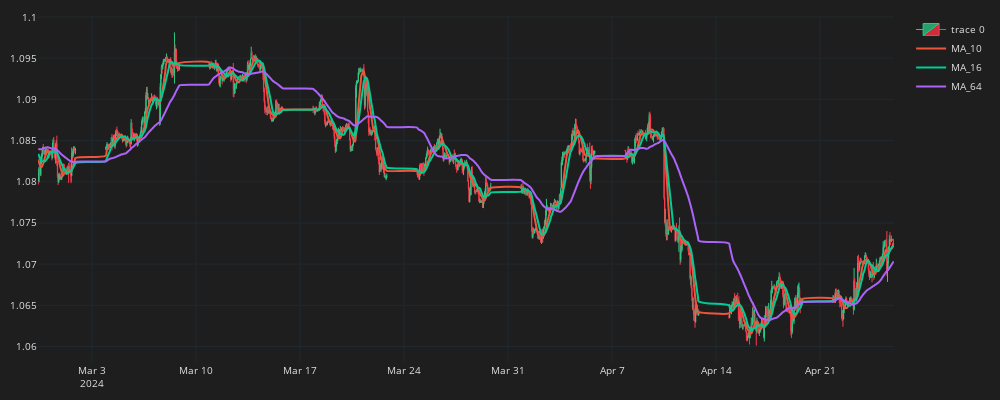

Notebook cell for this chart:
### Code cell
fig = go.Figure()
fig.add_trace(go.Candlestick(
    x=df_plot.time, open=df_plot.mid_o, high=df_plot.mid_h, low=df_plot.mid_l, close=df_plot.mid_c,
    line=dict(width=1), opacity=1,
    increasing_fillcolor='#24A06B',
    decreasing_fillcolor="#CC2E3C",
    increasing_line_color='#2EC886',  
    decreasing_line_color='#FF3A4C'
))
for ma in ma_list:  
    col = f"MA_{ma}"
    fig.add_trace(go.Scatter(x=df_plot.time, 
        y=df_plot[col],
        line=dict(width=2),
        line_shape='spline',
        name=col
        ))
fig.update_layout(width=1000,height=400,
    margin=dict(l=10,r=10,b=10,t=10),
    font=dict(size=10,color="#e1e1e1"),
    paper_bgcolor="#1e1e1e",
    plot_bgcolor="#1e1e1e")
fig.update_xaxes(
    gridcolor="#1f292f",
    showgrid=True,fixedrange=True,rangeslider=dict(visible=False)
)
fig.update_yaxes(
    gridcolor="#1f292f",
    showgrid=True
)
fig.show()

### Figure 1 — Plotly figure (JSON) as saved in the notebook; plotly's stock layout.template omitted (floating-point values rounded to 4 significant figures; data arrays with more than 128 entries replaced by an {"elided": "..."} marker saying what was removed)
{"data": [{"close": {"elided": "1000 float values"}, "decreasing": {"fillcolor": "#CC2E3C", "line": {"color": "#FF3A4C"}}, "high": {"elided": "1000 float values"}, "increasing": {"fillcolor": "#24A06B", "line": {"color": "#2EC886"}}, "line": {"width": 1}, "low": {"elided": "1000 float values"}, "opacity": 1, "open": {"elided": "1000 float values"}, "type": "candlestick", "x": {"elided": "1000 str values"}}, {"line": {"shape": "spline", "width": 2}, "name": "MA_10", "type": "scatter", "x": {"elided": "1000 str values"}, "y": {"elided": "1000 float values"}}, {"line": {"shape": "spline", "width": 2}, "name": "MA_16", "type": "scatter", "x": {"elided": "1000 str values"}, "y": {"elided": "1000 float values"}}, {"line": {"shape": "spline", "width": 2}, "name": "MA_64", "type": "scatter", "x": {"elided": "1000 str values"}, "y": {"elided": "1000 float values"}}], "layout": {"font": {"color": "#e1e1e1", "size": 10}, "height": 400, "margin": {"b": 10, "l": 10, "r": 10, "t": 10}, "paper_bgcolor": "#1e1e1e", "plot_bgcolor": "#1e1e1e", "width": 1000, "xaxis": {"fixedrange": true, "gridcolor": "#1f292f", "rangeslider": {"visible": false}, "showgrid": true}, "yaxis": {"gridcolor": "#1f292f", "showgrid": true}}}
